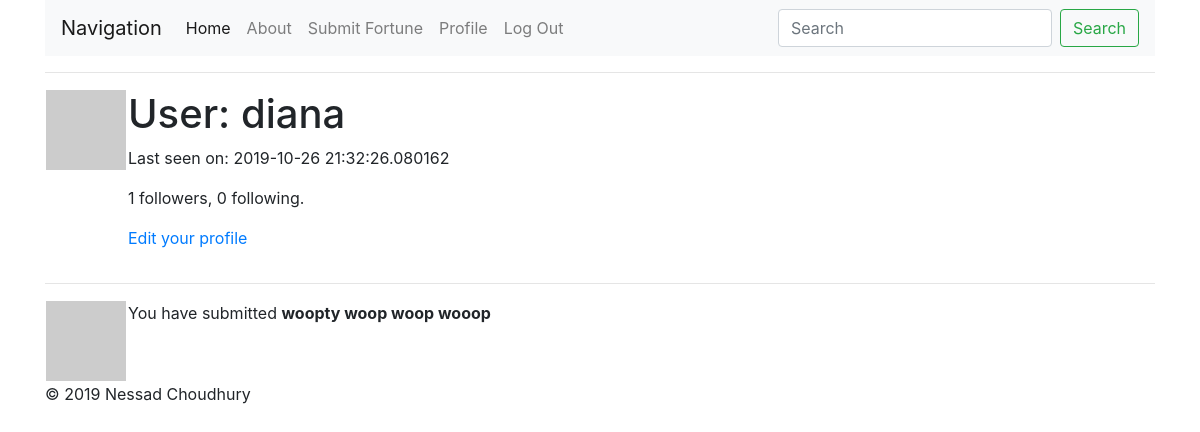
The app's page /user/diana (signed in) with its own data.
### fortunesite/models.py (models this page shows, shortened)
class User(UserMixin, db.Model):
    id = db.Column(db.Integer, primary_key=True)
    username = db.Column(db.String(64), index=True, unique=True,
                         nullable=False)
    email = db.Column(db.String(120), index=True, unique=True)
    password_hash = db.Column(db.String(128))
    fortunes = db.relationship('Fortune', backref='author', lazy=True)
    about_me = db.Column(db.String(140))
    last_seen = db.Column(db.DateTime, default=datetime.utcnow)
    followed = db.relationship(
        'User', secondary=followers,
        primaryjoin=(followers.c.follower_id == id),
        secondaryjoin=(followers.c.followed_id == id),
        backref=db.backref('followers', lazy='dynamic'), lazy='dynamic')
    def avatar(self, size):
        digest = md5(self.email.lower().encode('utf-8')).hexdigest()
        return 'https://www.gravatar.com/avatar/{}?d=identicon&s={}'.format(
            digest, size)

class Fortune(db.Model):
    id = db.Column(db.Integer, primary_key=True)
    content = db.Column(db.String(140))
    timestamp = db.Column(db.DateTime, index=True,
                          default=datetime.utcnow)
    user_id = db.Column(db.Integer, db.ForeignKey('user.id'))

### fortunesite/routes.py (the view)
@app.route('/user/<username>')
@login_required
def user(username):
    user = User.query.filter_by(username=username).first_or_404()
    fortunes = Fortune.query.filter_by(author=user).all()
    return render_template('user.html', user=user, fortunes=fortunes)

### fortunesite/models.py (called while the page is built)
@login.user_loader
def load_user(id):
    return User.query.get(int(id))

### fortunesite/routes.py (called while the page is built)
@app.before_request
def before_request():
    if current_user.is_authenticated:
        current_user.last_seen = datetime.utcnow()
        db.session.commit()

### fortunesite/templates/user.html (shortened to what this page needs)
{% extends "layout.html" %}
{% block body %}
    <table>
        <tr valign='top'>
            <td><img src= "{{ user.avatar(128) }}"></td>
            <td>
                <h1>User: {{ user.username }}</h1>
                {% if user.last_seen %}<p>Last seen on: {{ user.last_seen }}</p>{% endif %}
                <p>{{ user.followers.count() }} followers, {{ user.followed.count() }} following.</p>
                {% if user == current_user %}
                <p><a href="{{ url_for('edit_profile') }}">Edit your profile</a></p>
                {% elif not current_user.is_following(user) %}
                <p><a href="{{ url_for('follow', username=user.username) }}">Follow</a></p>
                {% else %}
                <p><a href="{{ url_for('unfollow', username=user.username) }}">Unfollow</a></p>
                {% endif %}
            </td>
        </tr>
    </table>
    <hr>
    {% for fortune in fortunes %}
        {% include '_fortune.html' %}
    {% endfor %}
{% endblock %}

### fortunesite/templates/_fortune.html
<table>
    <tr valign="top">
        <td><img src="{{ fortune.author.avatar(36) }}"></td>
        {% if user == current_user %}
        <td>You have submitted <b>{{ fortune.content }}</b></td>
        {% else %}
        <td>{{ fortune.author.username }} has submitted <b>{{ fortune.content }}</b></td>
        {% endif %}
    </tr>
</table>

### records on screen
User: username "diana", last_seen "2019-10-26 21:32:26.080162"
Fortune: content "woopty woop woop wooop"

### other values on screen
{{ user.followers.count() }} "1"
{{ user.followed.count() }} "0"
